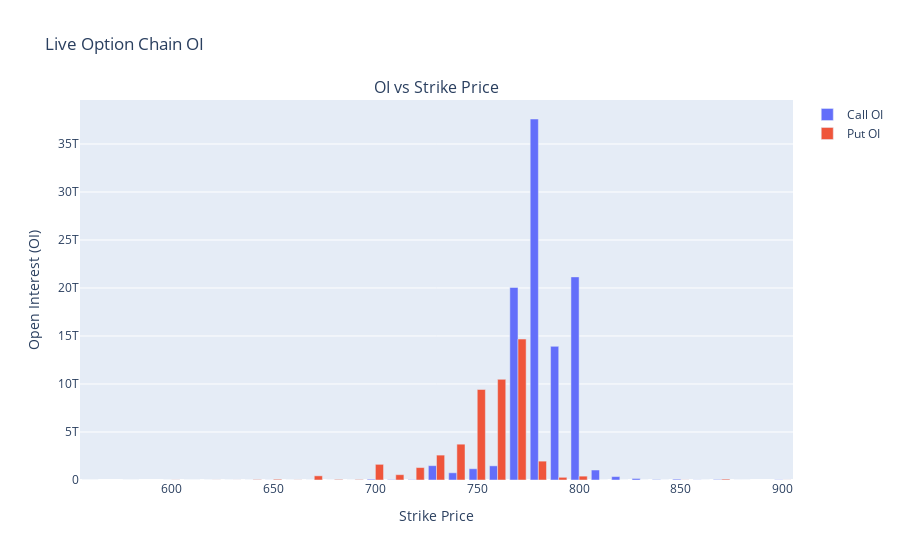

Notebook cell for this chart:
### Code cell
import requests
import asyncio
import pandas as pd
import plotly.graph_objects as go
from plotly.subplots import make_subplots
import time

url = "https://api.upstox.com/v2/option/chain"

params={
    'instrument_key': 'NSE_EQ|INE062A01020',
    'expiry_date': '2025-03-27'
    }
headers = {
    'Authorization': f'Bearer {access_token}',
  'Accept': 'application/json'
}
async def get_response(url,headers,params):
    response = requests.get(url, headers=headers, params=params)
    call = {}
    put = {}
    for i in response.json()['data']:
        call[i['call_options']['instrument_key']] = (i['strike_price'],i['call_options']['market_data']['oi'],i['call_options']['market_data']['volume'],i['call_options']['market_data']['prev_oi'])
        put[i['put_options']['instrument_key']] = (i['strike_price'],i['put_options']['market_data']['oi'],i['put_options']['market_data']['volume'],i['put_options']['market_data']['prev_oi'])
    call_df = pd.DataFrame.from_dict(call, orient='index',columns = ['strike_price','oi','volume','prev_oi'])
    put_df =  pd.DataFrame.from_dict(put, orient='index',columns = ['strike_price','oi_put','volume_put','prev_oi_put'])
    chain = pd.merge(call_df,put_df, on = 'strike_price', how = 'outer')
    return chain

async def update_dashboard(fig):
    """
    Updates the Plotly dashboard with new data.

    Args:
        fig: The Plotly figure object.
    """
    while True:
        chain = await get_response(url, headers, params)
        if chain is not None:
            # Simulate live data changes (remove in real implementation)
            chain['oi'] = chain['oi']
            chain['oi_put'] = chain['oi_put']

            with fig.batch_update():
                fig.data[0].y = chain['oi']
                fig.data[1].y = chain['oi_put']
                fig.data[0].x = chain['strike_price']
                fig.data[1].x = chain['strike_price']

        await asyncio.sleep(5)

async def main():
    """
    Main function to create and run the live dashboard.
    """
    while True:
        chain = await get_response(url, headers, params)
        if chain is None:
            print("Failed to get initial data. Exiting.")
            return

        # Create the initial Plotly figure
        fig = make_subplots(rows=1, cols=1, subplot_titles=["OI vs Strike Price"])

        fig.add_trace(go.Bar(x=chain['strike_price'], y=chain['oi']*chain['volume'],  name='Call OI'), row=1, col=1)
        fig.add_trace(go.Bar(x=chain['strike_price'], y=chain['oi_put']*chain['volume_put'], name='Put OI'), row=1, col=1)

        fig.update_layout(title_text="Live Option Chain OI", showlegend=True)
        fig.update_xaxes(title_text="Strike Price")
        fig.update_yaxes(title_text="Open Interest (OI)")

        fig.show()

        # Start the live update loop
        await update_dashboard(fig)

if __name__ == "__main__":
    await main()

### Figure 1 — Plotly figure (JSON) as saved in the notebook; plotly's stock layout.template omitted (floating-point values rounded to 4 significant figures)
{"data": [{"name": "Call OI", "type": "bar", "x": [560.0, 580.0, 600.0, 610.0, 620.0, 630.0, 640.0, 650.0, 660.0, 670.0, 680.0, 690.0, 700.0, 710.0, 720.0, 730.0, 740.0, 750.0, 760.0, 770.0, 780.0, 790.0, 800.0, 810.0, 820.0, 830.0, 840.0, 850.0, 860.0, 870.0, 880.0, 900.0], "xaxis": "x", "y": [0.0, 0.0, 0.0, 0.0, 20250000.0, 0.0, 876400000.0, 6609000000.0, 76500000.0, 578200000.0, 1543000000.0, 255900000.0, 80900000000.0, 41140000000.0, 38360000000.0, 1492000000000.0, 750800000000.0, 1173000000000.0, 1475000000000.0, 20050000000000.0, 37600000000000.0, 13920000000000.0, 21160000000000.0, 1040000000000.0, 356200000000.0, 159000000000.0, 39580000000.0, 87120000000.0, 14390000000.0, 50570000000.0, 3321000000.0, 24920000000.0], "yaxis": "y"}, {"name": "Put OI", "type": "bar", "x": [560.0, 580.0, 600.0, 610.0, 620.0, 630.0, 640.0, 650.0, 660.0, 670.0, 680.0, 690.0, 700.0, 710.0, 720.0, 730.0, 740.0, 750.0, 760.0, 770.0, 780.0, 790.0, 800.0, 810.0, 820.0, 830.0, 840.0, 850.0, 860.0, 870.0, 880.0, 900.0], "xaxis": "x", "y": [0.0, 0.0, 13180000000.0, 130500000.0, 9785000000.0, 6305000000.0, 46170000000.0, 80740000000.0, 15420000000.0, 434200000000.0, 60350000000.0, 51640000000.0, 1631000000000.0, 554200000000.0, 1295000000000.0, 2594000000000.0, 3731000000000.0, 9430000000000.0, 10490000000000.0, 14680000000000.0, 1965000000000.0, 281600000000.0, 401900000000.0, 131600000.0, 241900000.0, 70310000.0, 582800000.0, 13640000000.0, 382500000.0, 92540000000.0, 0.0, 9234000000.0], "yaxis": "y"}], "layout": {"annotations": [{"font": {"size": 16}, "showarrow": false, "text": "OI vs Strike Price", "x": 0.5, "xanchor": "center", "xref": "paper", "y": 1, "yanchor": "bottom", "yref": "paper"}], "showlegend": true, "title": {"text": "Live Option Chain OI"}, "xaxis": {"anchor": "y", "domain": [0, 1], "title": {"text": "Strike Price"}}, "yaxis": {"anchor": "x", "domain": [0, 1], "title": {"text": "Open Interest (OI)"}}}}
